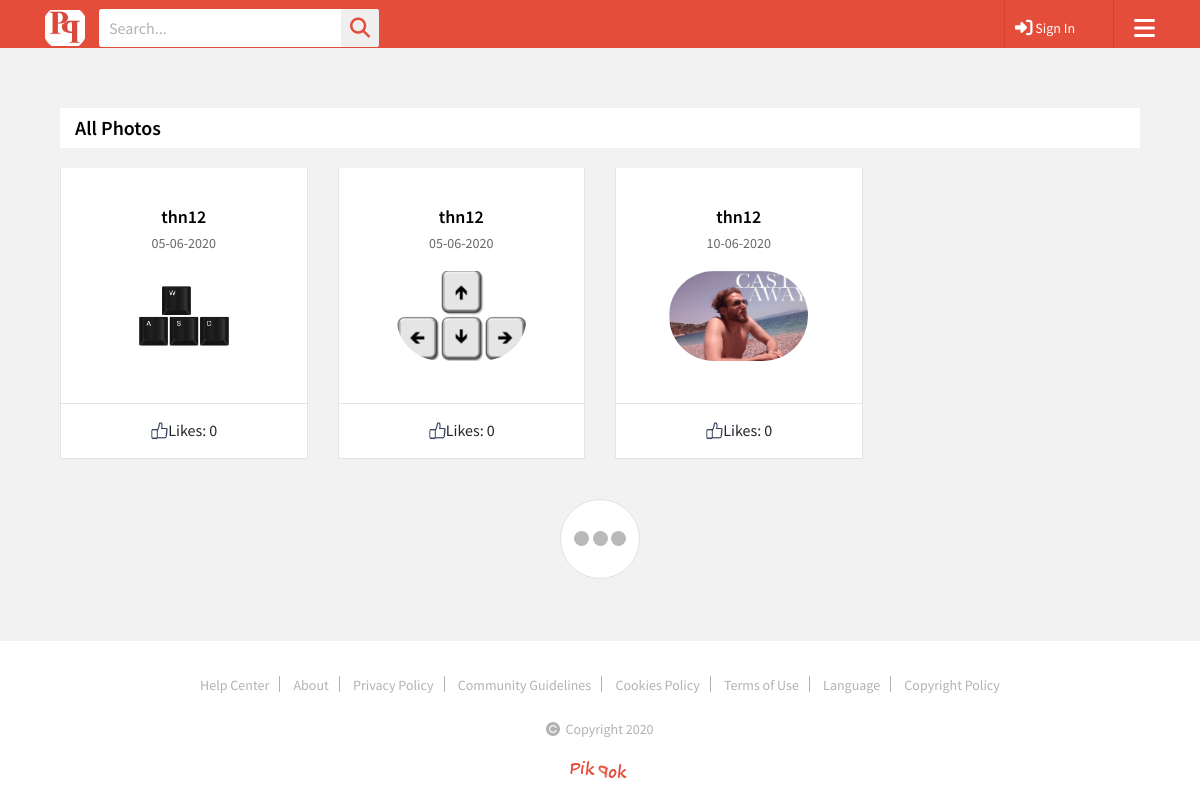
/top.php, run on an earlier commit of the app's database.
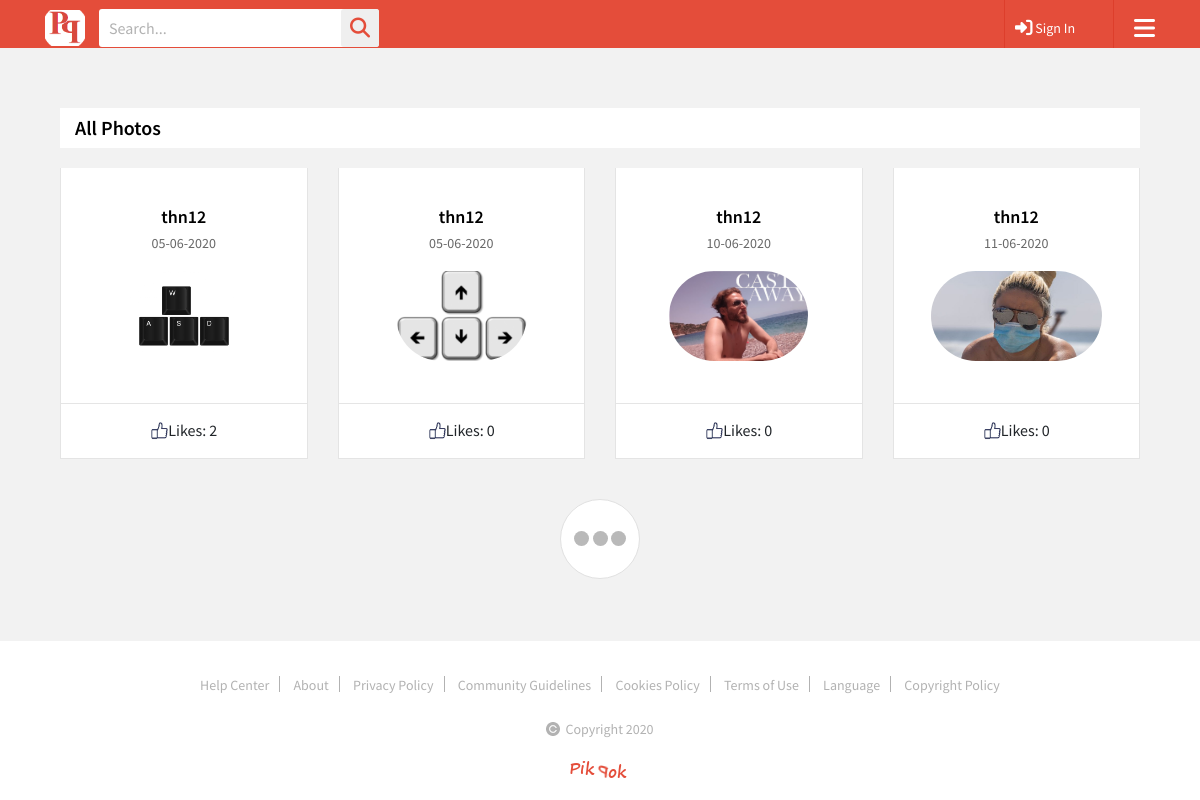
And on a later commit of the database.
### tables this page shows
CREATE TABLE `images` (
  `photo_id` int(11) NOT NULL,
  `photo_name` varchar(100) DEFAULT NULL,
  `photo_likes` bigint(20) DEFAULT NULL,
  `photo_path` varchar(100) DEFAULT NULL,
  `username` varchar(100) DEFAULT NULL,
  `photo_tag` varchar(100) DEFAULT NULL,
  `date_posted` datetime DEFAULT NULL
);

### top.php (the view, shortened to what the changed rows need)
<?php
require('db/db.php');
mysqli_set_charset($con,"utf8");
$query = "SELECT * FROM images ORDER BY photo_likes DESC";
$result = mysqli_query($con, $query);
?>
<!DOCTYPE html>
<html>
<head>
<link rel="stylesheet" type="text/css" href="css/animate.css">
<link rel="stylesheet" type="text/css" href="css/bootstrap.min.css">
<link rel="stylesheet" type="text/css" href="css/flatpickr.min.css">
<link rel="stylesheet" type="text/css" href="lib/slick/slick.css">
<link rel="stylesheet" type="text/css" href="lib/slick/slick-theme.css">
<link rel="stylesheet" type="text/css" href="css/style.css">
<link rel="stylesheet" type="text/css" href="css/responsive.css">
</head>
<body oncontextmenu="return false;">
	<div class="wrapper">
		<section class="companies-info">
			<div class="container">
				<div class="companies-list">
					<div class="row">
				<?php
				while ($row = mysqli_fetch_array($result)) {
				$newDate = date("d-m-Y", strtotime($row['date_posted']));
				echo '
						<div class="col-lg-3 col-md-4 col-sm-6 col-12">
							<div >
							<form id="myform" class="company_profile_info" name="myform" method="get" action="picComments.php" >
								<div class="company-up-info">
									<a href="user-profile.html"><h3>';
									echo "<h3>".$row['username']."</h3>";
									echo "</a><h4>".$newDate."</h4>
									<img src=\"".$row['photo_path'].$row['photo_name']."\" alt='user's photo' />";
								echo "
								</div>
								<a id='likesNum' class='view-more-pro'> Likes:
									<img src='images/likes.png' alt='' height='18' width='18'>
									".$row['photo_likes']."
								</a>
								</form>
							</div>
						</div>
						";}
						?>
					</div>
				</div>
			</div>
		</section>
	</div>
</body>
</html>

What changed in the data, as far as the page shows it:
changed images (number 1 of 4 on the later page): photo_likes "0" → "2"
added images: username "thn12", date_posted "11-06-2020", photo_path+photo_name (picture), photo_likes "0"
